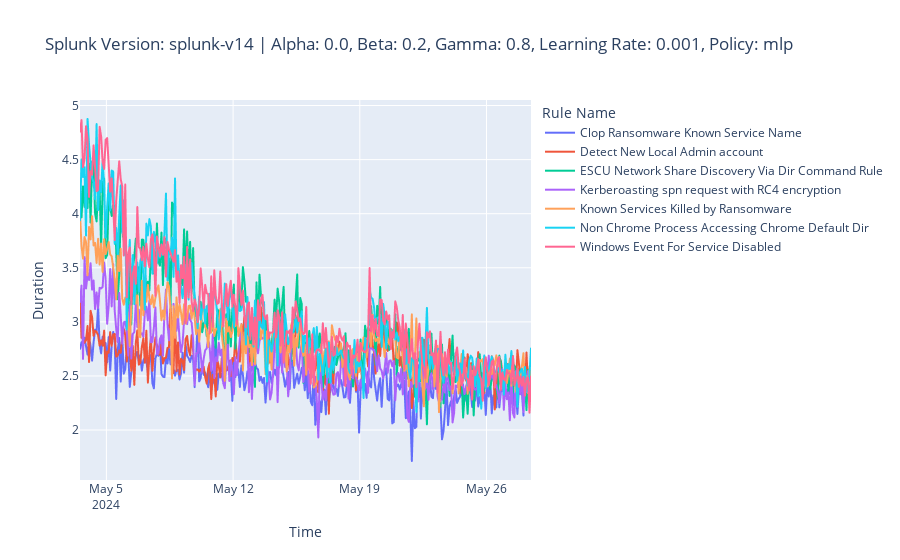
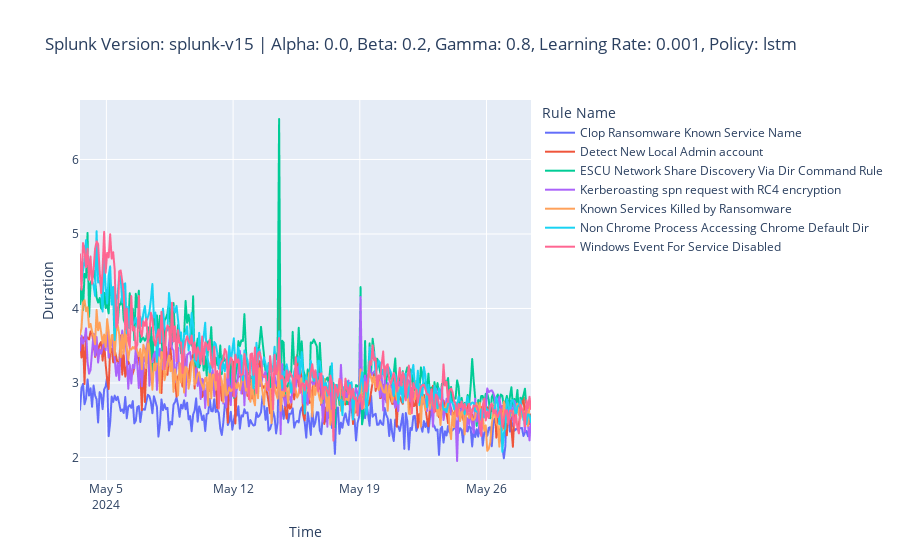

Write notebook code for charts like these, in order.
### Code cell
import os
import json
import pandas as pd
import plotly.express as px

# Function to extract the splunk version from the prefix_path
def extract_splunk_version(prefix_path):
    return prefix_path.split('/')[1]  # Assuming the version is the second part of the path

# Function to find files and corresponding parameters in separate 'parameters_train.json' files
def find_files_and_params(directory, target_file=None, params_file='parameters_train.json'):
    results = []
    
    # Walk through the directory
    for root, dirs, files in os.walk(directory):
        if target_file in files:
            file_path = os.path.join(root, target_file)
            # Load the corresponding parameters file
            params_data = None
            if params_file in files:
                params_path = os.path.join(root, params_file)
                try:
                    with open(params_path, 'r') as f:
                        params_data = json.load(f)
                except Exception as e:
                    print(f"Error reading parameters file {params_path}: {e}")
            
            # Append the file path and params
            results.append({
                'file_path': file_path,
                'params': params_data
            })
    
    return results

# Function to extract data from the 'time_rules_energy.json' files
def extract_time_rules_data(file_path):
    try:
        with open(file_path, 'r') as f:
            data = json.load(f)
            return data
    except Exception as e:
        print(f"Error reading time rules file {file_path}: {e}")
        return None


# Find the target files and corresponding parameters
experiment_data = find_files_and_params(directory, target_file)

# Prepare data for plotting
for data in experiment_data:
    time_rules = extract_time_rules_data(data['file_path'])
    
    if time_rules:
        # Extract parameters from the parameters file
        params = data['params']
        if not params:
            print(f"No parameters found for {data['file_path']}")
            continue
        if 'prefix_path' not in params:
            print(f"Prefix path not found for {data['file_path']}")
            continue
        splunk_version = extract_splunk_version(params['prefix_path'])
        alpha = params.get('alpha', 'N/A')
        beta = params.get('beta', 'N/A')
        gamma = params.get('gamma', 'N/A')
        learning_rate = params.get('learning_rate', 'N/A')
        policy = params.get('policy', 'N/A')
        
        # Prepare data for plotting
        plot_data = []
        for entry in time_rules:
            time_range = eval(entry['time_range'])  # Convert time_range to tuple
            for key, value in entry.items():
                if key.startswith("rule_duration_"):
                    rule_name = key.replace("rule_duration_", "")
                    duration = value
                    alert_key = f"rule_alert_{rule_name}"
                    alert_count = entry.get(alert_key, 0)
                    
                    plot_data.append({
                        'start_time': time_range[0],
                        'end_time': time_range[1],
                        'rule_name': rule_name,
                        'duration': duration,
                        'alert_count': alert_count,
                    })
        
        # Convert plot_data to DataFrame
        df = pd.DataFrame(plot_data)
        if df.empty:
            print(f"No data found for {data['file_path']}")
            continue
        # Convert string time to datetime for better plotting
        df['start_time'] = pd.to_datetime(df['start_time'], format="%m/%d/%Y:%H:%M:%S")
        df['end_time'] = pd.to_datetime(df['end_time'], format="%m/%d/%Y:%H:%M:%S")
        
        # Create a Plotly Express plot
        title = f"Splunk Version: {splunk_version} | Alpha: {alpha}, Beta: {beta}, Gamma: {gamma}, Learning Rate: {learning_rate}, Policy: {policy}"
        fig = px.line(df, 
                      x='start_time', 
                      y='duration', 
                      color='rule_name', 
                      title=title,
                      labels={'duration': 'Duration', 'start_time': 'Time', 'rule_name': 'Rule Name'})
        
        # Show the plot
        fig.show()

### Figure 1 — Plotly figure (JSON) as saved in the notebook; plotly's stock layout.template omitted (floating-point values rounded to 4 significant figures; data arrays with more than 128 entries replaced by an {"elided": "..."} marker saying what was removed)
{"data": [{"hovertemplate": "Rule Name=Clop Ransomware Known Service Name<br>Time=%{x}<br>Duration=%{y}<extra></extra>", "legendgroup": "Clop Ransomware Known Service Name", "line": {"color": "#636efa", "dash": "solid"}, "marker": {"symbol": "circle"}, "mode": "lines", "name": "Clop Ransomware Known Service Name", "showlegend": true, "type": "scattergl", "x": {"elided": "300 str values"}, "xaxis": "x", "y": {"elided": "300 float values"}, "yaxis": "y"}, {"hovertemplate": "Rule Name=Detect New Local Admin account<br>Time=%{x}<br>Duration=%{y}<extra></extra>", "legendgroup": "Detect New Local Admin account", "line": {"color": "#EF553B", "dash": "solid"}, "marker": {"symbol": "circle"}, "mode": "lines", "name": "Detect New Local Admin account", "showlegend": true, "type": "scattergl", "x": {"elided": "300 str values"}, "xaxis": "x", "y": {"elided": "300 float values"}, "yaxis": "y"}, {"hovertemplate": "Rule Name=ESCU Network Share Discovery Via Dir Command Rule<br>Time=%{x}<br>Duration=%{y}<extra></extra>", "legendgroup": "ESCU Network Share Discovery Via Dir Command Rule", "line": {"color": "#00cc96", "dash": "solid"}, "marker": {"symbol": "circle"}, "mode": "lines", "name": "ESCU Network Share Discovery Via Dir Command Rule", "showlegend": true, "type": "scattergl", "x": {"elided": "300 str values"}, "xaxis": "x", "y": {"elided": "300 float values"}, "yaxis": "y"}, {"hovertemplate": "Rule Name=Kerberoasting spn request with RC4 encryption<br>Time=%{x}<br>Duration=%{y}<extra></extra>", "legendgroup": "Kerberoasting spn request with RC4 encryption", "line": {"color": "#ab63fa", "dash": "solid"}, "marker": {"symbol": "circle"}, "mode": "lines", "name": "Kerberoasting spn request with RC4 encryption", "showlegend": true, "type": "scattergl", "x": {"elided": "300 str values"}, "xaxis": "x", "y": {"elided": "300 float values"}, "yaxis": "y"}, {"hovertemplate": "Rule Name=Known Services Killed by Ransomware<br>Time=%{x}<br>Duration=%{y}<extra></extra>", "legendgroup": "Known Services Killed by Ransomware", "line": {"color": "#FFA15A", "dash": "solid"}, "marker": {"symbol": "circle"}, "mode": "lines", "name": "Known Services Killed by Ransomware", "showlegend": true, "type": "scattergl", "x": {"elided": "300 str values"}, "xaxis": "x", "y": {"elided": "300 float values"}, "yaxis": "y"}, {"hovertemplate": "Rule Name=Non Chrome Process Accessing Chrome Default Dir<br>Time=%{x}<br>Duration=%{y}<extra></extra>", "legendgroup": "Non Chrome Process Accessing Chrome Default Dir", "line": {"color": "#19d3f3", "dash": "solid"}, "marker": {"symbol": "circle"}, "mode": "lines", "name": "Non Chrome Process Accessing Chrome Default Dir", "showlegend": true, "type": "scattergl", "x": {"elided": "300 str values"}, "xaxis": "x", "y": {"elided": "300 float values"}, "yaxis": "y"}, {"hovertemplate": "Rule Name=Windows Event For Service Disabled<br>Time=%{x}<br>Duration=%{y}<extra></extra>", "legendgroup": "Windows Event For Service Disabled", "line": {"color": "#FF6692", "dash": "solid"}, "marker": {"symbol": "circle"}, "mode": "lines", "name": "Windows Event For Service Disabled", "showlegend": true, "type": "scattergl", "x": {"elided": "300 str values"}, "xaxis": "x", "y": {"elided": "300 float values"}, "yaxis": "y"}], "layout": {"legend": {"title": {"text": "Rule Name"}, "tracegroupgap": 0}, "title": {"text": "Splunk Version: splunk-v14 | Alpha: 0.0, Beta: 0.2, Gamma: 0.8, Learning Rate: 0.001, Policy: mlp"}, "xaxis": {"anchor": "y", "domain": [0, 1], "title": {"text": "Time"}}, "yaxis": {"anchor": "x", "domain": [0, 1], "title": {"text": "Duration"}}}}

### Figure 2 — Plotly figure (JSON) as saved in the notebook; plotly's stock layout.template omitted (floating-point values rounded to 4 significant figures; data arrays with more than 128 entries replaced by an {"elided": "..."} marker saying what was removed)
{"data": [{"hovertemplate": "Rule Name=Clop Ransomware Known Service Name<br>Time=%{x}<br>Duration=%{y}<extra></extra>", "legendgroup": "Clop Ransomware Known Service Name", "line": {"color": "#636efa", "dash": "solid"}, "marker": {"symbol": "circle"}, "mode": "lines", "name": "Clop Ransomware Known Service Name", "showlegend": true, "type": "scattergl", "x": {"elided": "300 str values"}, "xaxis": "x", "y": {"elided": "300 float values"}, "yaxis": "y"}, {"hovertemplate": "Rule Name=Detect New Local Admin account<br>Time=%{x}<br>Duration=%{y}<extra></extra>", "legendgroup": "Detect New Local Admin account", "line": {"color": "#EF553B", "dash": "solid"}, "marker": {"symbol": "circle"}, "mode": "lines", "name": "Detect New Local Admin account", "showlegend": true, "type": "scattergl", "x": {"elided": "300 str values"}, "xaxis": "x", "y": {"elided": "300 float values"}, "yaxis": "y"}, {"hovertemplate": "Rule Name=ESCU Network Share Discovery Via Dir Command Rule<br>Time=%{x}<br>Duration=%{y}<extra></extra>", "legendgroup": "ESCU Network Share Discovery Via Dir Command Rule", "line": {"color": "#00cc96", "dash": "solid"}, "marker": {"symbol": "circle"}, "mode": "lines", "name": "ESCU Network Share Discovery Via Dir Command Rule", "showlegend": true, "type": "scattergl", "x": {"elided": "300 str values"}, "xaxis": "x", "y": {"elided": "300 float values"}, "yaxis": "y"}, {"hovertemplate": "Rule Name=Kerberoasting spn request with RC4 encryption<br>Time=%{x}<br>Duration=%{y}<extra></extra>", "legendgroup": "Kerberoasting spn request with RC4 encryption", "line": {"color": "#ab63fa", "dash": "solid"}, "marker": {"symbol": "circle"}, "mode": "lines", "name": "Kerberoasting spn request with RC4 encryption", "showlegend": true, "type": "scattergl", "x": {"elided": "300 str values"}, "xaxis": "x", "y": {"elided": "300 float values"}, "yaxis": "y"}, {"hovertemplate": "Rule Name=Known Services Killed by Ransomware<br>Time=%{x}<br>Duration=%{y}<extra></extra>", "legendgroup": "Known Services Killed by Ransomware", "line": {"color": "#FFA15A", "dash": "solid"}, "marker": {"symbol": "circle"}, "mode": "lines", "name": "Known Services Killed by Ransomware", "showlegend": true, "type": "scattergl", "x": {"elided": "300 str values"}, "xaxis": "x", "y": {"elided": "300 float values"}, "yaxis": "y"}, {"hovertemplate": "Rule Name=Non Chrome Process Accessing Chrome Default Dir<br>Time=%{x}<br>Duration=%{y}<extra></extra>", "legendgroup": "Non Chrome Process Accessing Chrome Default Dir", "line": {"color": "#19d3f3", "dash": "solid"}, "marker": {"symbol": "circle"}, "mode": "lines", "name": "Non Chrome Process Accessing Chrome Default Dir", "showlegend": true, "type": "scattergl", "x": {"elided": "300 str values"}, "xaxis": "x", "y": {"elided": "300 float values"}, "yaxis": "y"}, {"hovertemplate": "Rule Name=Windows Event For Service Disabled<br>Time=%{x}<br>Duration=%{y}<extra></extra>", "legendgroup": "Windows Event For Service Disabled", "line": {"color": "#FF6692", "dash": "solid"}, "marker": {"symbol": "circle"}, "mode": "lines", "name": "Windows Event For Service Disabled", "showlegend": true, "type": "scattergl", "x": {"elided": "300 str values"}, "xaxis": "x", "y": {"elided": "300 float values"}, "yaxis": "y"}], "layout": {"legend": {"title": {"text": "Rule Name"}, "tracegroupgap": 0}, "title": {"text": "Splunk Version: splunk-v15 | Alpha: 0.0, Beta: 0.2, Gamma: 0.8, Learning Rate: 0.001, Policy: lstm"}, "xaxis": {"anchor": "y", "domain": [0, 1], "title": {"text": "Time"}}, "yaxis": {"anchor": "x", "domain": [0, 1], "title": {"text": "Duration"}}}}
